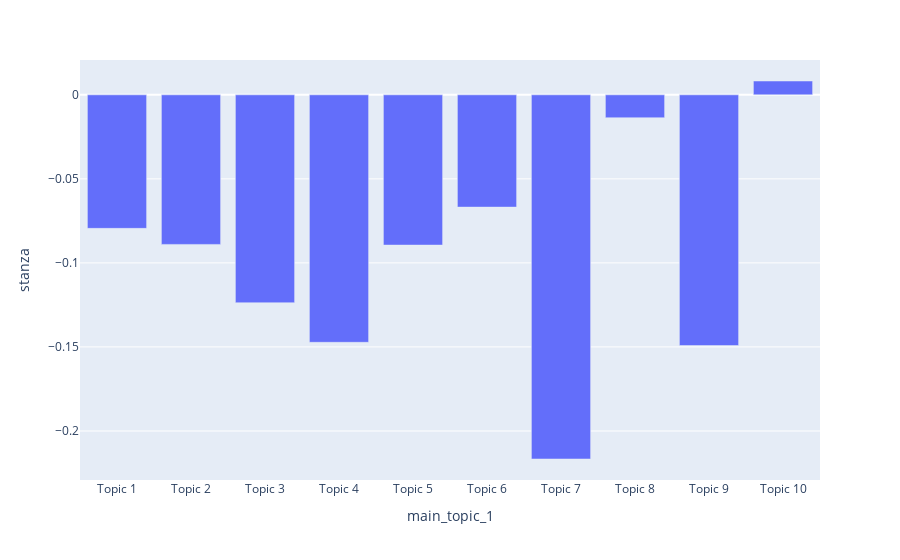

The cell this chart's notebook holds for it:
### Code cell
fig = px.bar(sa_topic, y= 'stanza')
fig.show()

### Figure 1 — Plotly figure (JSON) as saved in the notebook; plotly's stock layout.template omitted (floating-point values rounded to 4 significant figures)
{"data": [{"alignmentgroup": "True", "hovertemplate": "main_topic_1=%{x}<br>stanza=%{y}<extra></extra>", "legendgroup": "", "marker": {"color": "#636efa", "pattern": {"shape": ""}}, "name": "", "offsetgroup": "", "orientation": "v", "showlegend": false, "textposition": "auto", "type": "bar", "x": ["Topic 1", "Topic 2", "Topic 3", "Topic 4", "Topic 5", "Topic 6", "Topic 7", "Topic 8", "Topic 9", "Topic 10"], "xaxis": "x", "y": [-0.07946, -0.089, -0.1237, -0.1473, -0.08939, -0.06681, -0.2167, -0.01362, -0.1492, 0.008231], "yaxis": "y"}], "layout": {"autosize": true, "barmode": "relative", "legend": {"tracegroupgap": 0}, "margin": {"t": 60}, "xaxis": {"anchor": "y", "autorange": true, "domain": [0, 1], "range": [-0.5, 9.5], "title": {"text": "main_topic_1"}, "type": "category"}, "yaxis": {"anchor": "x", "autorange": true, "domain": [0, 1], "range": [-0.2292, 0.02073], "title": {"text": "stanza"}, "type": "linear"}}}
